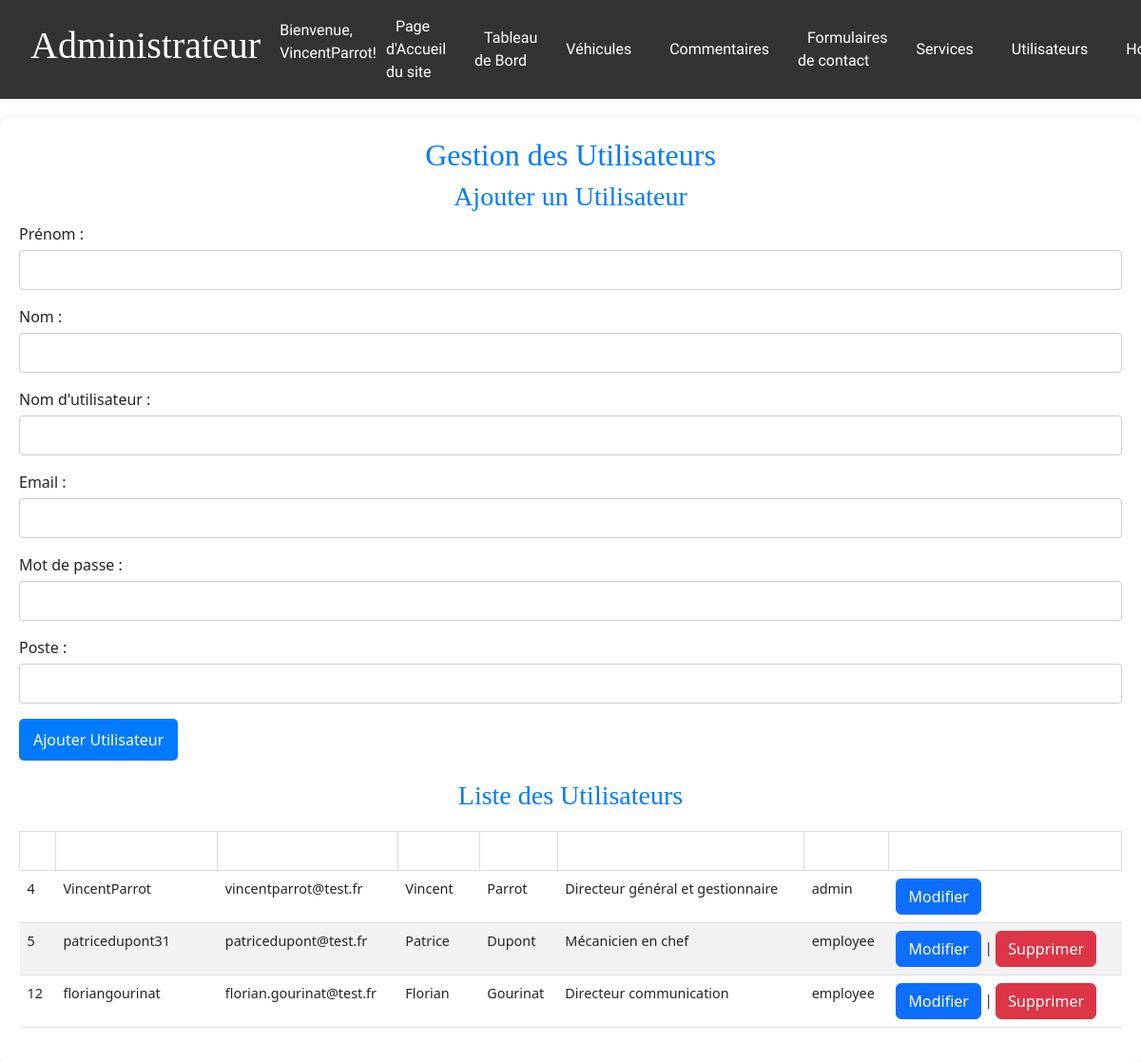
Screenshot of /admin/manage_users.php (signed in) with the database file from the repository.
### tables this page shows
CREATE TABLE IF NOT EXISTS `users` (
  `id` int(11) NOT NULL AUTO_INCREMENT,
  `firstname` varchar(255) NOT NULL,
  `lastname` varchar(255) NOT NULL,
  `username` varchar(50) NOT NULL,
  `email` varchar(255) NOT NULL,
  `password` varchar(255) NOT NULL,
  `job` varchar(255) DEFAULT NULL,
  `role` varchar(255) NOT NULL,
  PRIMARY KEY (`id`),
  UNIQUE KEY `username` (`username`),
  UNIQUE KEY `email` (`email`)
);

### admin/manage_users.php (the view, shortened to what this page needs)
<?php
require_once '../includes/db.php';
require_once '../includes/admin_header.php';
?>
<!DOCTYPE html>
<html lang="fr">
<head>
    <link rel="stylesheet" href="../css/global.css">
    <link rel="stylesheet" href="../css/admin.css">
    <link href="https://stackpath.bootstrapcdn.com/bootstrap/5.2.3/css/bootstrap.min.css" rel="stylesheet">
</head>
<body>
    <main>
        <section class="admin-user-management">
            <h2>Gestion des Utilisateurs</h2>
            <h3>Ajouter un Utilisateur</h3>
            <form action="" method="post">
                <div class="mb-3">
                    <label for="firstname" class="form-label">Prénom :</label>
                    <input type="text" name="firstname" id="firstname" class="form-control" required>
                </div>
                <div class="mb-3">
                    <label for="lastname" class="form-label">Nom :</label>
                    <input type="text" name="lastname" id="lastname" class="form-control" required>
                </div>
                <div class="mb-3">
                    <label for="username" class="form-label">Nom d'utilisateur :</label>
                    <input type="text" name="username" id="username" class="form-control" required>
                </div>
                <div class="mb-3">
                    <label for="email" class="form-label">Email :</label>
                    <input type="email" name="email" id="email" class="form-control" required>
                </div>
                <div class="mb-3">
                    <label for="password" class="form-label">Mot de passe :</label>
                    <input type="password" name="password" id="password" class="form-control" required>
                </div>
                <div class="mb-3">
                    <label for="job" class="form-label">Poste :</label>
                    <input type="text" name="job" id="job" class="form-control" required>
                </div>
                <button type="submit" class="btn btn-primary">Ajouter Utilisateur</button>
            </form>
            <h3>Liste des Utilisateurs</h3>
            <table class="table">
                <thead>
                    <tr>
                        <th>ID</th>
                        <th>Nom d'utilisateur</th>
                        <th>Email</th>
                        <th>Prénom</th>
                        <th>Nom</th>
                        <th>Poste</th>
                        <th>Rôle</th>
                        <th>Action</th>
                    </tr>
                </thead>
                <tbody>
                    <?php
                    $stmt = $conn->query("SELECT * FROM users");
                    while ($row = $stmt->fetch(PDO::FETCH_ASSOC)) {
                        echo "<tr>";
                        echo "<td>".$row['id']."</td>";
                        echo "<td>".$row['username']."</td>";
                        echo "<td>".$row['email']."</td>";
                        echo "<td>".$row['firstname']."</td>";
                        echo "<td>".$row['lastname']."</td>";
                        echo "<td>".$row['job']."</td>";
                        echo "<td>".$row['role']."</td>";
                        if ($row['role'] === 'admin') {
                            echo "<td><a href='edit_user.php?id=".$row['id']."' class='btn btn-primary'>Modifier</a></td>";
                        } else {
                            echo "<td><a href='edit_user.php?id=".$row['id']."' class='btn btn-primary'>Modifier</a> | <a href='delete_user.php?id=".$row['id']."' class='btn btn-danger' onclick='return confirm(\"Êtes-vous sûr de vouloir supprimer cet utilisateur ?\")'>Supprimer</a></td>";
                        }
                        echo "</tr>";
                    }
                    ?>
                </tbody>
            </table>
        </section>
    </main>
</body>
</html>

### css/global.css (style rules this page uses)
body, html { margin: 0; padding: 0; font-family: 'Fira Sans', sans-serif; overflow-x: hidden; overflow-y: auto; }
h1, h2, h3, h4, h5, h6 { font-family: 'Playfair Display', serif; font-weight: 700; }
p, li, a { font-family: 'Fira Sans', sans-serif; }

### css/admin.css (style rules this page uses)
.admin-cars-management h1, h2 { color: #007bff; text-align: center; margin-bottom: 1rem; }
.admin-cars-management table, th, td { border: 1px solid #ddd; }
.admin-cars-management th, td { text-align: left; padding: 8px; font-size: 0.9rem; }
.admin-user-management { background: #fff; padding: 20px; border-radius: 8px; box-shadow: 0 0 10px rgba(0,0,0,0.1); margin-top: 20px; }
.admin-user-management h2, .admin-user-management h3 { color: #007bff; text-align: center; }
.admin-user-management form { margin-bottom: 20px; }
.admin-user-management form label { display: block; margin: 10px 0 5px; }
.admin-user-management form input[type="text"], .admin-user-management form input[type="password"], .admin-user-management form input[type="email"] { width: 100%; padding: 8px; margin-bottom: 10px; border: 1px solid #ccc; border-radius: 4px; }
.admin-user-management button { background-color: #007bff; color: white; padding: 10px 15px; border: none; border-radius: 5px; cursor: pointer; }
.admin-user-management table { width: 100%; border-collapse: collapse; margin-top: 20px; }
.admin-user-management th, td { text-align: left; padding: 8px; border: 1px solid #ddd; }
.admin-user-management th { background-color: #007bff; color: white; }
.admin-user-management tr:nth-child(even) { background-color: #f2f2f2; }

### rows the page displays
users: id "4", username "VincentParrot", email "vincentparrot@test.fr", firstname "Vincent", lastname "Parrot", job "Directeur général et gestionnaire", role "admin"
users: id "5", username "patricedupont31", email "patricedupont@test.fr", firstname "Patrice", lastname "Dupont", job "Mécanicien en chef", role "employee"
users: id "12", username "floriangourinat", email "florian.gourinat@test.fr", firstname "Florian", lastname "Gourinat", job "Directeur communication", role "employee"

### other values shown
$pageTitle "Administrateur"
$username "VincentParrot"
